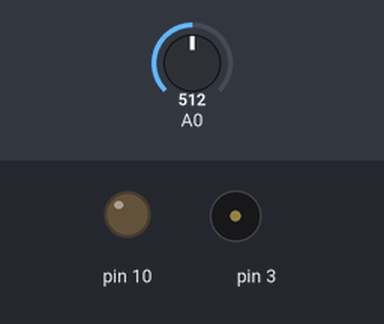
Bench run of a sketch on a simulated Arduino Uno, built with avr-gcc and run on an emulated ATmega328P. Parts: output pins drawn as LEDs (lit = HIGH), buzzer (waves = sounding). The test bench sets the inputs (shaded band); at power-on: A0 = 512.

Above: at 0.91 s.
1.3 s: A0 set to 900
At 1.74 s:
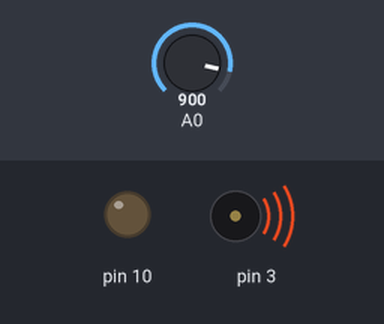
4.3 s: A0 set to 511
At 4.41 s:
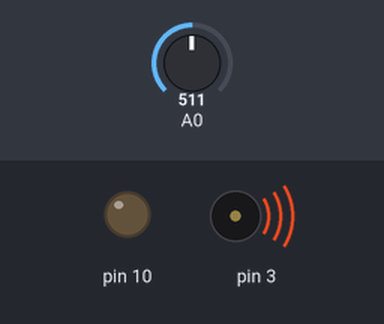
Timing chart, 0 to 13.3 s (numbered marks = the images above; inputs shaded):
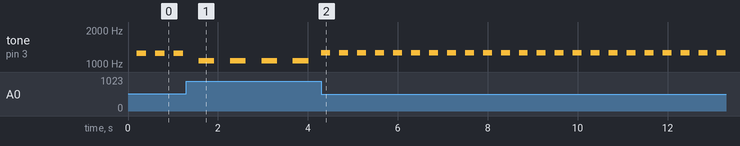

Measured:
- after the input at 1.3 s, tone on pin 3: alternates 1065 Hz for 0.35 s and silent for 0.35 s, starting after 0.27 s
- after the input at 4.3 s, tone on pin 3: alternates 1257 Hz for 0.20 s and silent for 0.20 s, starting at once
- by itself, tone on pin 3: alternates 1250 Hz for 0.20 s and silent for 0.20 s

The sketch:

timer_interrupt_test.ino
```cpp
//https://www.instructables.com/id/Arduino-Timer-Interrupts/

boolean toggle = false;
boolean speaker_state = false;
int tone_length = 0;
int post_scale = 5;
int counter = 0;

void setup() {

  pinMode(10, OUTPUT);

  cli();//stop interrupts

  TCCR1A = 0;
  TCCR1B = (1<<CS12) | (1<<WGM12); // 256 prescaler
  OCR1A = 311;                      // = (8*10^6) / (100*256) - 1
  TIMSK1 = (1<<OCIE1A);

  sei();//allow interrupts

  Serial.begin(9600);

}//end setup

void loop() {
  post_scale = map(analogRead(A0),0,1023,2,80);
  int frequency = map(post_scale,2,80,1500,1000);

  if(toggle != speaker_state) {
    speaker_state = toggle;
    if(speaker_state) {
      tone(3,frequency);
    } else {
      noTone(3);
    }
  }
}


ISR(TIMER1_COMPA_vect){//timer1 interrupt 1Hz toggles pin 13 (LED)
//generates pulse wave of frequency 1Hz/2 = 0.5kHz (takes two cycles for full wave- toggle high then toggle low)
  counter++;
  if(counter >= post_scale) {
    toggle = !toggle;
    counter = 0;
  }
}
```
